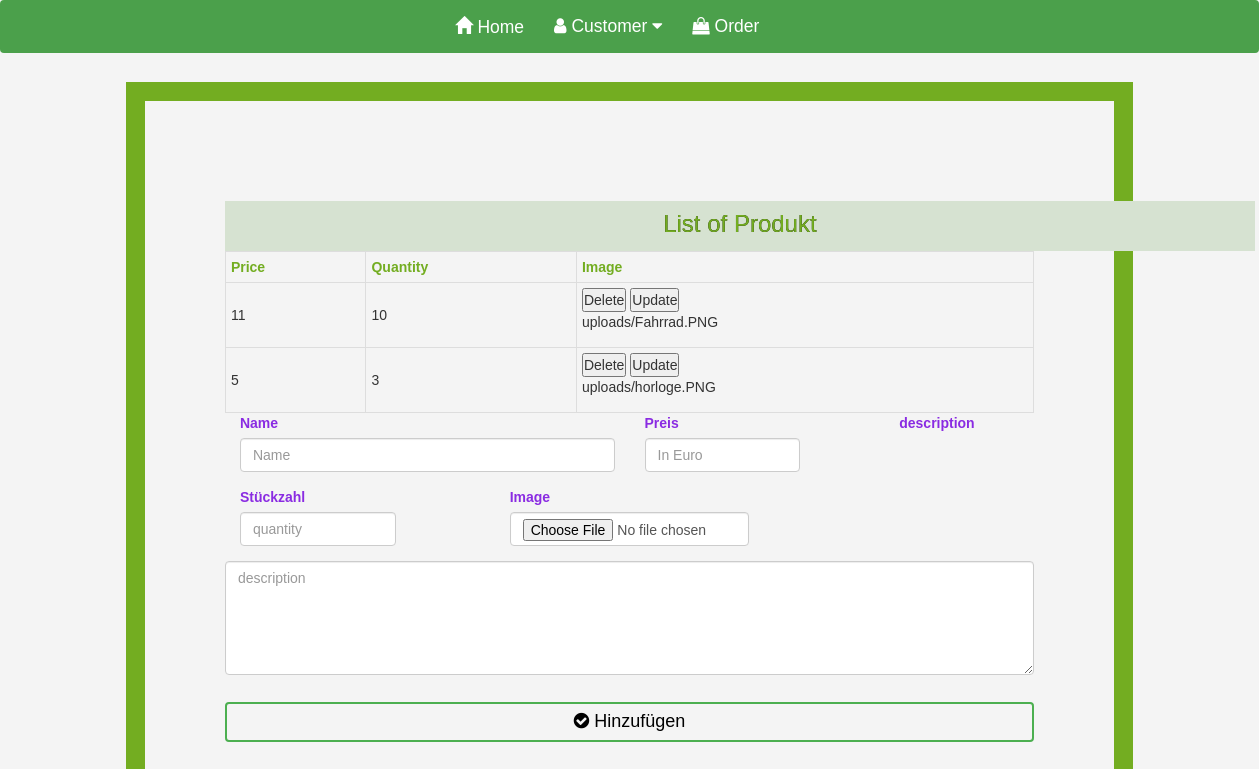
Screenshot of /dashbordSeller.php with the database file from the repository.
### tables this page shows
CREATE TABLE Product  (
    
    id INT  AUTO_INCREMENT,
    username VARCHAR(20),
    price VARCHAR(20),
    qty VARCHAR(50),
    Myimage VARCHAR(50),
    Idescription VARCHAR(50),
    CONSTRAINT id PRIMARY KEY (id)
    
   );

### Modell/DAOuser.php (called while the page is built, shortened)
<?php
 class DAOuser implements IDAOuser {
    private function getPDO(){
            $stmt = new PDO('sqlite:bd_shops.sqlite3');
            $stmt->setAttribute(
                PDO::ATTR_ERRMODE,
                PDO::ERRMODE_EXCEPTION
            );
        return    $stmt;
  }
 public function getAllProduct($table) {
        $statement = "SELECT * FROM $table" ;
        $stmt = $this->getPDO()->query($statement);
        $datas = $stmt->fetchAll(PDO::FETCH_ASSOC);
        return   $datas;
    }
}

### dashbordSeller.php (the view, shortened to what this page needs)
<?php
$errors[] = null ;
 ?>
<?php    require('elements/header.php')  ;
require_once('Modell/DAOuser.php');
require_once('CreateTableUser.php');         ?>
<div class="rand">
<div id ="div1">
          <h3> List of Produkt  </h3>
</div>
 <?php
 $table = "product";
$getUser = new DAOuser();
$result = $getUser -> getAllProduct($table);
 ?>
<?php  if(!empty($result)){ ?>
<table id ="user">
  <thead>
   <tr>
     <th > Price </th>
     <th colspan="5"> Quantity </th>
     <th > Image </th>
   </tr>
   </thead>
   <tbody>
<?php
foreach ($result as $account){  ?>
    <tr>
      <td > <?= $account['price'] ?> </td>
       <td colspan="5"> <?= $account['qty'] ?> </td>
       <td> <button id="block"> Delete </button>
            <button id="frei"> Update </button>
            <p> <?= $account['Myimage'] ?></p>
       </td>
    </tr>
<?php
} ?>
</tbody>
</table>
<?php }   ?>
        <div class="card border-danger">
            <div class="card-body">
                <form action="" method="POST" enctype="multipart/form-data" >
                        <div class="form-group col-md-6">
                            <label for="username" class="col-form-label">Name </label>
                            <input type="text" class="form-control" id="name" name="username" placeholder="Name" required>
                        </div>
                    </div>
                    <div class="form-row">
                        <div class="form-group col-md-4">
                            <label for="price" class="col-form-label">Preis </label>
                            <input  value=" <?= isset($_POST['price'])? htmlentities($_POST['price']): '' ?>" style="width:65%" type="number" id="price" name="price"  class="form-control <?= isset($errors['price'])? 'is-invalid' : ''    ?>" placeholder="In Euro" >
                        </div>
                        <div class="form-group col-md-4">
                            <label for="qty" class="col-form-label">Stückzahl </label>
                            <input  value=" <?= isset($_POST['qty'])? htmlentities($_POST['qty']): '' ?>" style="width:65%" type="number" id="qty" name="qty"  class="form-control <?= isset($errors['qty'])? 'is-invalid' : ''    ?>" placeholder="quantity" >
                           <?php if(isset($errors['qty'])): ?>
                           <div class="invalidText">  <?= $errors['qty'] ?> </div>
                           <?php endif  ?>                        </div>
                        <div class="form-group col-md-4">
                            <label for="Myimage" class="col-form-label">Image </label>
                            <input type="file" class="form-control" name="Myimage" id="image"  placeholder="Image URL">
                        </div>
                    </div>
                    <div class="form-group">
                    <label for="Idescription" class="col-form-label">description  </label>
                        <textarea name="Idescription" id="" rows="5" class="form-control" placeholder="description"></textarea>
                    </div>
                    <button type="submit" name="signup" class="btn btn-success"><i class="fa fa-check-circle"></i> Hinzufügen</button>
            </div>
        </div>

### style.css (style rules this page uses)
* { padding: 0; margin: 0; box-sizing: border-box; }
body { background-color: #f4f4f4; background-size: cover; background-position: center; font-family: sans-serif; }
.btn { width: 100%; background: none; border: 2px solid #4caf50; color: black; padding: 5px; font-size: 18px; cursor: pointer; margin: 12px 0; }
.rand { margin: auto; width: 80%; border: 19px solid #73AD21; padding: 80px; margin-top: 2px; }
#div1 { width: 1030px; height: 50px; background-color: rgb(214, 226, 209); }
h3 { text-shadow: 0 0 black; text-align: center; color: #73AD21; padding: 10px; }
#user th { padding-top: 12px; padding-bottom: 12px; text-align: left; color: #73AD21; }
#user { font-family: "Trebuchet MS", Arial, Helvetica, sans-serif; border-collapse: collapse; width: 100%; }
#user td, #user th { border: 1px solid #ddd; padding: 5px; }
label { color: blueviolet; }

### rows the page displays
product: price "11", qty "10", Myimage "uploads/Fahrrad.PNG", price "5", qty "3", Myimage "uploads/horloge.PNG"
